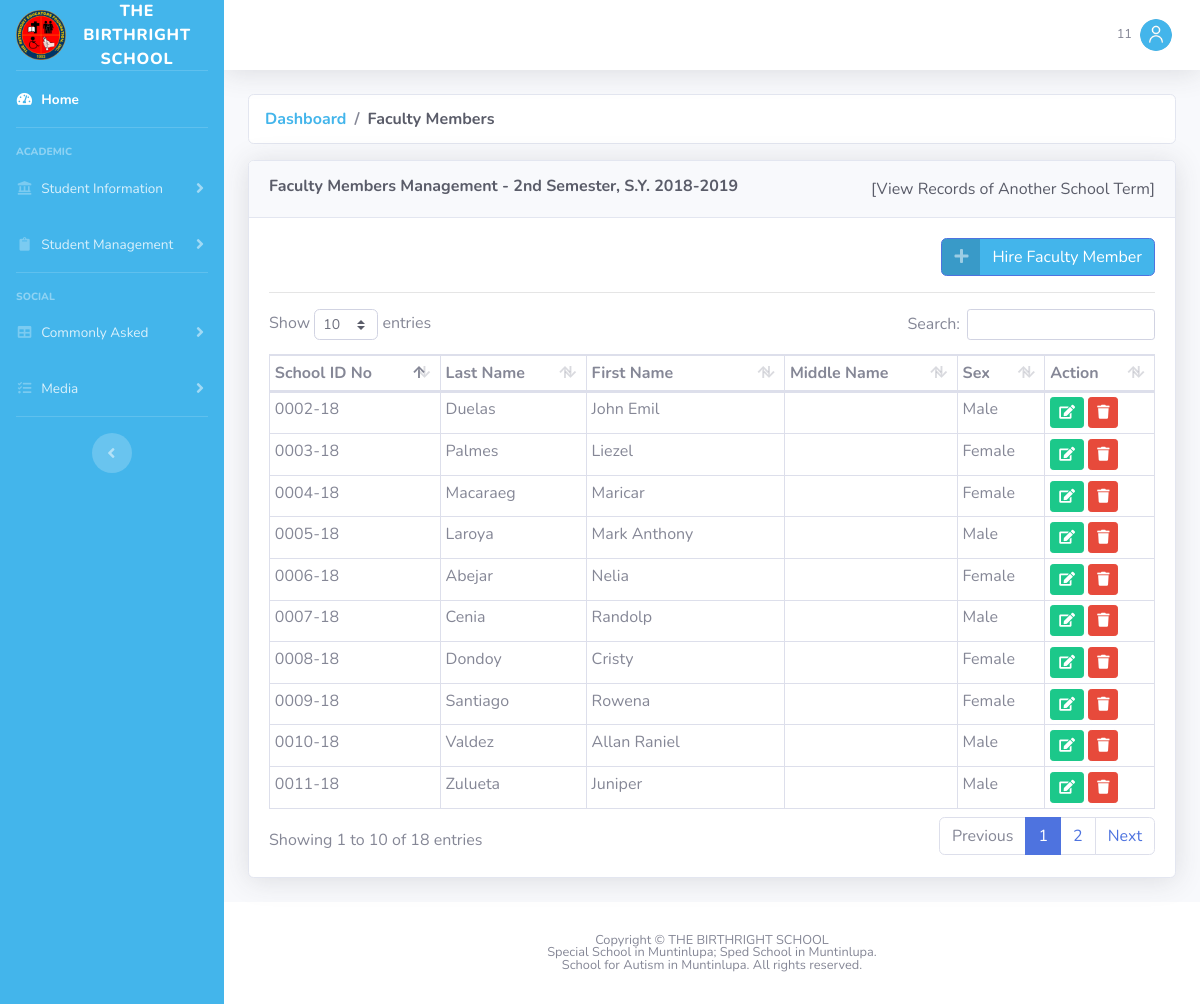
Screenshot of /facultymembers.php (signed in) with the database file from the repository.
### tables this page shows
CREATE TABLE `tblschoolterms` (
  `STermID` int(11) NOT NULL AUTO_INCREMENT,
  `SemesterID` int(11) DEFAULT NULL,
  `SchoolYear` varchar(50) DEFAULT NULL,
  `DateOfStart` date DEFAULT NULL,
  `DateOfEnd` date DEFAULT NULL,
  PRIMARY KEY (`STermID`),
  KEY `SemesterID` (`SemesterID`),
  CONSTRAINT `tblschoolterms_ibfk_1` FOREIGN KEY (`SemesterID`) REFERENCES `tblsemesters` (`SemesterID`) ON DELETE CASCADE
);

CREATE TABLE `tblsemesters` (
  `SemesterID` int(11) NOT NULL AUTO_INCREMENT,
  `Description` varchar(100) DEFAULT NULL,
  PRIMARY KEY (`SemesterID`)
);

CREATE TABLE `tblhiredfacultymembers` (
  `HFacultyID` int(11) NOT NULL AUTO_INCREMENT,
  `STermID` int(11) DEFAULT NULL,
  `FacultyID` int(11) DEFAULT NULL,
  PRIMARY KEY (`HFacultyID`),
  KEY `STermID` (`STermID`),
  KEY `FacultyID` (`FacultyID`),
  CONSTRAINT `tblhiredfacultymembers_ibfk_1` FOREIGN KEY (`STermID`) REFERENCES `tblschoolterms` (`STermID`) ON DELETE CASCADE,
  CONSTRAINT `tblhiredfacultymembers_ibfk_2` FOREIGN KEY (`FacultyID`) REFERENCES `tblfacultymembers` (`FacultyID`) ON DELETE CASCADE
);

CREATE TABLE `tblfacultymembers` (
  `FacultyID` int(11) NOT NULL AUTO_INCREMENT,
  `SchoolIDNo` varchar(50) DEFAULT NULL,
  `UserID` int(11) DEFAULT NULL,
  `PersonID` int(11) DEFAULT NULL,
  PRIMARY KEY (`FacultyID`),
  KEY `UserID` (`UserID`),
  KEY `PersonID` (`PersonID`),
  CONSTRAINT `tblfacultymembers_ibfk_1` FOREIGN KEY (`UserID`) REFERENCES `tblusers` (`UserID`) ON DELETE CASCADE,
  CONSTRAINT `tblfacultymembers_ibfk_2` FOREIGN KEY (`PersonID`) REFERENCES `tblpersons` (`PersonID`) ON DELETE CASCADE
);

CREATE TABLE `tblpersons` (
  `PersonID` int(11) NOT NULL AUTO_INCREMENT,
  `Title` varchar(10) DEFAULT NULL,
  `LastName` varchar(50) DEFAULT NULL,
  `FirstName` varchar(50) DEFAULT NULL,
  `MiddleName` varchar(50) DEFAULT NULL,
  `Sex` varchar(10) DEFAULT NULL,
  `DateOfBirth` date DEFAULT NULL,
  `PlaceOfBirth` varchar(50) DEFAULT NULL,
  `AddLine1` varchar(100) DEFAULT NULL,
  `AddLine2` varchar(100) DEFAULT NULL,
  `MunicipalityCity` varchar(100) DEFAULT NULL,
  `Province` varchar(100) DEFAULT NULL,
  `PostalCode` int(10) DEFAULT NULL,
  `Email` varchar(50) DEFAULT NULL,
  `ContactNo` varchar(20) DEFAULT NULL,
  PRIMARY KEY (`PersonID`)
);

### assets/config/database.php (called while the page is built, shortened)
<?php
	class Database {
		private $hostname = "";
		private $user = "";
		private $password = "";
		private $database = "";
		public $connection = NULL;
		public function __construct(){
			$config = parse_ini_file("settings.ini");
			$this->hostname = $config["HOSTNAME"];
			$this->user = $config["USER"];
			$this->password = $config["PASSWORD"];
			$this->database = $config["DATABASE"];
		}
		public function query($sql){
			$qryObj = array();
			try {
				if($qryObj["query"] = mysqli_query($this->connection, $sql)){
					if($qryObj["query"]){
						setResponse($qryObj, "OK", "Records Found!");
					} else {
						setResponse($qryObj, "ERROR", "No Records Found!");
					}
				} else {
					setResponse($qryObj, "ERROR", "[MYSQLI QUERY]: " . mysqli_error($this->connection) . PHP_EOL . "SQL QUERY: " . $sql);
				}
			} catch(Exception $e) {
				setResponse($qryObj, "ERROR", $e->getMessage());
			}
			return $qryObj;
		}
		public function get_query_result($sql){
			$qry = $this->query($sql);
			return $this->get_results($qry);
		}
		public function get_results($qry){
			$rows = array();
			$count = 0;
			if($qry["STATUS"] == "OK"){
				while($row = $qry["query"]->fetch_assoc())
					$rows[$count++] = $row;
			}
			return $rows;
		}
		private function open(){
			$this->connection = mysqli_connect($this->hostname, $this->user, $this->password, $this->database);
			$this->connection->set_charset('utf8');
		}
	}
?>

### facultymembers.php (the view, shortened to what this page needs)
<?php
	include_once("./web-page-parts/header.php");
	include_once("./web-page-parts/sidebar.php");
	include_once("./web-page-parts/topbar.php");
	include_once("./assets/config/database.php");
	$DB = new Database();
	$sql = "
			SELECT A.*, B.Description AS Semester
			FROM tblSchoolTerms AS A
			LEFT JOIN tblSemesters AS B ON A.SemesterID=B.SemesterID
			WHERE ";
	if(!isset($_GET["id"])){
		$sql .= "
				A.DateOfStart<CURRENT_DATE
			ORDER BY
				A.DateOfStart DESC,
				A.SemesterID DESC
			LIMIT 1;
		";
	} else {
		$sql .= "
				A.STermID='" . $_GET["id"] . "'
			LIMIT 1;
		";
	}
	$curSemester = $DB->get_query_result($sql);
	if(count($curSemester) > 0)
		$curSemester = $curSemester[0];
?>
		<div class="container-fluid">
			<nav aria-label="breadcrumb">
				<ol class="breadcrumb bg-white text-black border font-weight-bold">
					<li class="breadcrumb-item"><a href="./index.php">Dashboard</a></li>
					<li class="breadcrumb-item text-gray-800" aria-current="page">Faculty Members</li>
				</ol>
			</nav>
		  <div class="row">
			<div class="col-md-12">
				<div class="card shadow mb-4">
					<div class="card-header py-3">
					  <h6 class="m-0 font-weight-bold text-dark d-inline-block float-left">Faculty Members Management - <?php echo $curSemester["Semester"] . ", " . $curSemester["SchoolYear"];?></h6>
						<div id="myButtons" class="float-right">
							<a class="link text-dark" style="cursor: grab;" id="ChangeYear">[View Records of Another School Term]</a>
						</div>
					</div>
					<div class="card-body">
						<div class="row">
							<div class="col" align="right">
								<a class="btn btn-primary btn-icon-split" href="./hireFacultyMember.php">
									<span class="icon text-white-50">
									  <i class="fas fa-plus"></i>
									</span>
									<span class="text">Hire Faculty Member</span>
								</a>
							</div>
						</div>
						<hr/>
						<div class="row"><div class="col-md-12">
							<div class="table-responsive">
								<table class="table table-bordered table-hover table-sm data-table" style="width:100%">
								  <thead>
									<tr>
									  <th>School ID No</th>
									  <th>Last Name</th>
									  <th>First Name</th>
									  <th>Middle Name</th>
									  <th>Sex</th>
									  <th>Action</th>
									</tr>
								  </thead>
								  <tbody>
									<?php
										include_once ("./assets/config/database.php");
										$DB = new Database();
										$FacultyMembers = $DB->get_query_result('
											SELECT A.*, B.FacultyID, B.SchoolIDNo, C.LastName, C.FirstName, C.MiddleName, C.Sex
											FROM tblHiredFacultyMembers AS A
											LEFT JOIN tblFacultyMembers AS B ON A.FacultyID=B.FacultyID
											LEFT JOIN tblPersons 		AS C ON B.PersonID=C.PersonID
											WHERE A.STermID="' . $curSemester["STermID"] .'";
										');
										for($i = 0; $i < count($FacultyMembers); $i++){
											echo '
												<tr>
													<td>' . $FacultyMembers[$i]["SchoolIDNo"] . '</td>
													<td>' . $FacultyMembers[$i]["LastName"] . '</td>
													<td>' . $FacultyMembers[$i]["FirstName"] . '</td>
													<td>' . $FacultyMembers[$i]["MiddleName"] . '</td>
													<td>' . $FacultyMembers[$i]["Sex"] . '</td>
													<td>
														<a class="btn btn-success btn-sm text-white" href="./editfaculty.php?id=' . $FacultyMembers[$i]['FacultyID'] . '">
															<i class="fas fa-edit"></i>
														</a>
														<a class="btn btn-danger btn-sm text-white delete-faculty-member" href="./actions/deletefacultymember.php?id=' . $FacultyMembers[$i]['FacultyID'] . '">
															<i class="fas fa-trash"></i>
														</a>
													</td>
												</tr>
											';
										}
									?>
								  </tbody>
								</table>
							</div>
						</div></div>
					</div>
				</div>
			</div>
		  </div>
        </div>
<?php
	include_once("./web-page-parts/footer.php");
?>

### rows the page displays
tblschoolterms: SemesterID.Description "2nd Semester", SchoolYear "S.Y. 2018-2019"
tblhiredfacultymembers: FacultyID.SchoolIDNo "0002-18", tblpersons.LastName "Duelas", tblpersons.FirstName "John Emil", tblpersons.Sex "Male"
tblhiredfacultymembers: FacultyID.SchoolIDNo "0003-18", tblpersons.LastName "Palmes", tblpersons.FirstName "Liezel", tblpersons.Sex "Female"
tblhiredfacultymembers: FacultyID.SchoolIDNo "0004-18", tblpersons.LastName "Macaraeg", tblpersons.FirstName "Maricar", tblpersons.Sex "Female"
tblhiredfacultymembers: FacultyID.SchoolIDNo "0005-18", tblpersons.LastName "Laroya", tblpersons.FirstName "Mark Anthony", tblpersons.Sex "Male"
tblhiredfacultymembers: FacultyID.SchoolIDNo "0006-18", tblpersons.LastName "Abejar", tblpersons.FirstName "Nelia", tblpersons.Sex "Female"
tblhiredfacultymembers: FacultyID.SchoolIDNo "0007-18", tblpersons.LastName "Cenia", tblpersons.FirstName "Randolp", tblpersons.Sex "Male"
tblhiredfacultymembers: FacultyID.SchoolIDNo "0008-18", tblpersons.LastName "Dondoy", tblpersons.FirstName "Cristy", tblpersons.Sex "Female"
tblhiredfacultymembers: FacultyID.SchoolIDNo "0009-18", tblpersons.LastName "Santiago", tblpersons.FirstName "Rowena", tblpersons.Sex "Female"
tblhiredfacultymembers: FacultyID.SchoolIDNo "0010-18", tblpersons.LastName "Valdez", tblpersons.FirstName "Allan Raniel", tblpersons.Sex "Male"
tblhiredfacultymembers: FacultyID.SchoolIDNo "0011-18", tblpersons.LastName "Zulueta", tblpersons.FirstName "Juniper", tblpersons.Sex "Male"

### other values shown
$_SESSION['User'] "11"
